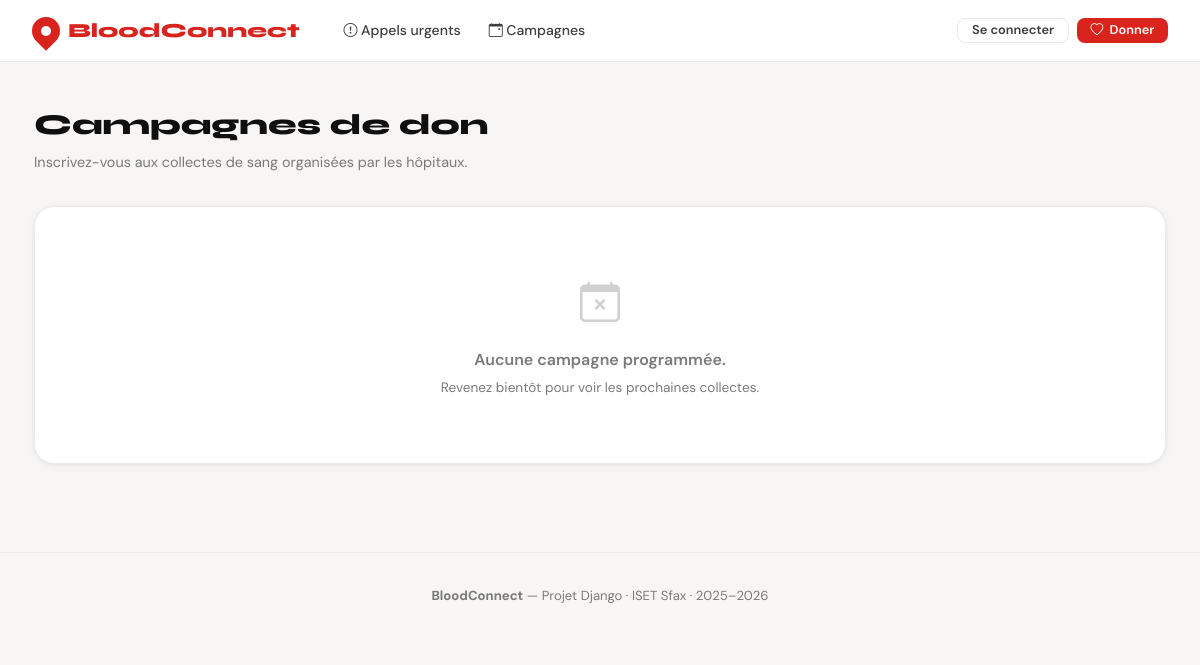
Page /campaigns/ on the earlier database version.
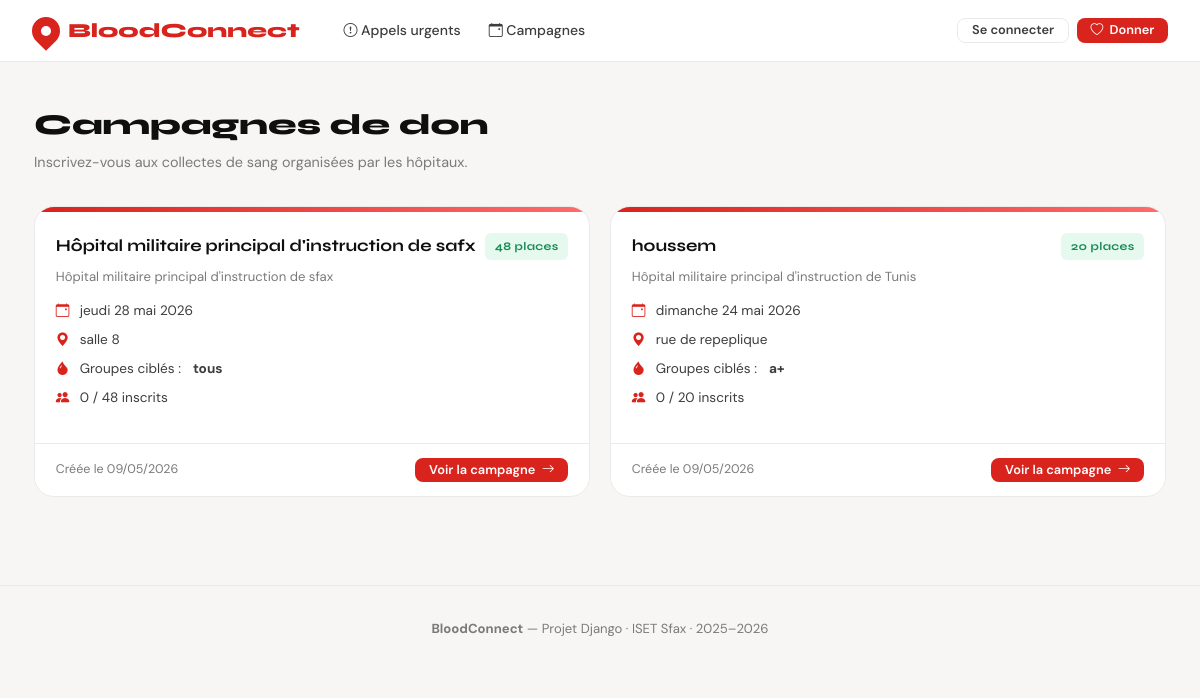
Same page on the later database version.
### campaigns/models.py (models this page shows, shortened)
class Campagne(models.Model):
    hopital = models.ForeignKey(Hopital, on_delete=models.CASCADE, related_name='campagnes')
    nom = models.CharField(max_length=200)
    date = models.DateField()
    lieu = models.CharField(max_length=300)
    groupes_cibles = models.CharField(max_length=100, help_text='Ex: A+, O-, B+')
    capacite_totale = models.PositiveIntegerField()
    description = models.TextField(blank=True)
    date_creation = models.DateTimeField(auto_now_add=True)
    @property
    def places_restantes(self):
        return self.capacite_totale - self.inscriptions.count()
    @property
    def est_complete(self):
        return self.places_restantes <= 0

### accounts/models.py (models this page shows, shortened)
class Hopital(models.Model):
    user = models.OneToOneField(User, on_delete=models.CASCADE, related_name='hopital')
    nom = models.CharField(max_length=200)
    adresse = models.CharField(max_length=300)
    ville = models.CharField(max_length=100)
    telephone = models.CharField(max_length=20, blank=True)
    numero_agrement = models.CharField(max_length=100, unique=True)
    valide = models.BooleanField(default=False)
    date_inscription = models.DateTimeField(auto_now_add=True)

### campaigns/views.py (the view)
# urls.py: path('', views.liste_campagnes, name='liste_campagnes'),
def liste_campagnes(request):
    campagnes = Campagne.objects.order_by('-date')
    return render(request, 'campaigns/liste_campagnes.html', {'campagnes': campagnes})

### templates/campaigns/liste_campagnes.html (shortened to what this page needs)
{% extends 'base.html' %}
{% block content %}
<div class="page-header fade-up">
  <div>
    <h1>Campagnes de don</h1>
    <p>Inscrivez-vous aux collectes de sang organisées par les hôpitaux.</p>
  </div>
</div>
{% if campagnes %}
  <div class="grid grid-2 fade-up-2">
    {% for campagne in campagnes %}
    <div class="campaign-card">
      <div class="campaign-card-accent"></div>
      <div class="campaign-card-body">
        <div style="display:flex; align-items:flex-start; justify-content:space-between; gap:.5rem;">
          <h3>{{ campagne.nom }}</h3>
          {% if campagne.est_complete %}
            <span class="badge badge-red">Complet</span>
          {% else %}
            <span class="badge badge-green">{{ campagne.places_restantes }} place{% if campagne.places_restantes != 1 %}s{% endif %}</span>
          {% endif %}
        </div>
        <div style="font-size:.82rem; color:var(--ink-light);">{{ campagne.hopital.nom }}</div>
        <div class="campaign-meta">
          <div class="campaign-meta-item">
            <i class="bi bi-calendar-event"></i>
            {{ campagne.date|date:"l d F Y" }}
          </div>
          <div class="campaign-meta-item">
            <i class="bi bi-geo-alt-fill"></i>
            {{ campagne.lieu }}
          </div>
          <div class="campaign-meta-item">
            <i class="bi bi-droplet-fill"></i>
            Groupes ciblés : <strong style="margin-left:.25rem;">{{ campagne.groupes_cibles }}</strong>
          </div>
          <div class="campaign-meta-item">
            <i class="bi bi-people-fill"></i>
            {{ campagne.inscriptions.count }} / {{ campagne.capacite_totale }} inscrits
          </div>
        </div>
      </div>
      <div class="campaign-card-footer">
        <span style="font-size:.78rem; color:var(--ink-light);">Créée le {{ campagne.date_creation|date:"d/m/Y" }}</span>
        <a href="{% url 'detail_campagne' campagne.pk %}" class="btn btn-primary btn-sm">
          Voir la campagne <i class="bi bi-arrow-right ms-1"></i>
        </a>
      </div>
    </div>
    {% endfor %}
  </div>
{% else %}
  <div class="card fade-up-2">
    <div class="empty-state" style="padding:4rem 1rem;">
      <i class="bi bi-calendar-x" style="color:var(--ink-light);"></i>
      <p style="font-size:1rem; font-weight:600;">Aucune campagne programmée.</p>
      <p style="font-size:.85rem; margin-top:.25rem;">Revenez bientôt pour voir les prochaines collectes.</p>
    </div>
  </div>
{% endif %}
{% endblock %}

### templates/base.html (shortened to what this page needs)
<!DOCTYPE html>
<html lang="fr">
<head>
  <link href="https://cdn.jsdelivr.net/npm/bootstrap-icons@1.11.0/font/bootstrap-icons.css" rel="stylesheet">
</head>
<body>
<nav class="bc-nav">
  <a href="/" class="bc-nav-brand">
    <span class="drop"></span>
    BloodConnect
  </a>
  <div class="bc-nav-links">
    <a href="{% url 'liste_demandes' %}"><i class="bi bi-exclamation-circle"></i> Appels urgents</a>
    <a href="{% url 'liste_campagnes' %}"><i class="bi bi-calendar-event"></i> Campagnes</a>
  </div>
  <div class="bc-nav-actions">
    {% if user.is_authenticated %}
      <a href="{% url 'dashboard' %}" class="btn btn-ghost btn-sm"><i class="bi bi-grid"></i> Dashboard</a>
      <a href="{% url 'logout' %}" class="btn btn-primary btn-sm"><i class="bi bi-box-arrow-right"></i> Déconnexion</a>
    {% else %}
      <a href="{% url 'login' %}" class="btn btn-ghost btn-sm">Se connecter</a>
      <a href="{% url 'register_donneur' %}" class="btn btn-primary btn-sm"><i class="bi bi-heart"></i> Donner</a>
    {% endif %}
  </div>
</nav>
<div class="bc-wrap">
  {% block content %}{% endblock %}
</div>
<footer class="bc-footer">
  <strong>BloodConnect</strong> — Projet Django · ISET Sfax · 2025–2026
</footer>
</body>
</html>

### templates/base.html (style rules this page uses)
:root { --red: #D9231D; --red-dark: #A81612; --red-soft: #FDF1F1; --ink: #0F0F0F; --ink-mid: #3D3D3D; --ink-light: #7A7A7A; --border: #EAEAEA; --surface: #FFFFFF; --bg: #F7F6F4; --success: #1A8C50; --warning: #C07A00; --radius: 12px; --radius-lg: 20px; --shadow-sm: 0 1px 4px rgba(0,0,0,.06), 0 2px 12px rgba(0,0,0,.04); --shadow: 0 4px 24px rgba(0,0,0,.08), 0 1px 4px rgba(0,0,0,.04); --font-display: 'Syne', sans-serif; --font-body: 'DM Sans', sans-serif; }
*, *::before, *::after { box-sizing: border-box; margin: 0; padding: 0; }
body { font-family: var(--font-body); background: var(--bg); color: var(--ink); font-size: 15px; line-height: 1.6; min-height: 100vh; }
.bc-nav { position: sticky; top: 0; z-index: 100; background: var(--surface); border-bottom: 1px solid var(--border); padding: 0 2rem; display: flex; align-items: center; height: 62px; gap: 2rem; backdrop-filter: blur(12px); }
.bc-nav-brand { font-family: var(--font-display); font-weight: 800; font-size: 1.25rem; color: var(--red); text-decoration: none; display: flex; align-items: center; gap: .5rem; flex-shrink: 0; }
.bc-nav-brand .drop { width: 28px; height: 28px; background: var(--red); border-radius: 50% 50% 50% 0; transform: rotate(-45deg); display: flex; align-items: center; justify-content: center; }
.bc-nav-brand .drop::after { content: ''; width: 10px; height: 10px; background: white; border-radius: 50%; }
.bc-nav-links { display: flex; align-items: center; gap: .25rem; flex: 1; }
.bc-nav-links a { font-size: .875rem; font-weight: 500; color: var(--ink-mid); text-decoration: none; padding: .4rem .75rem; border-radius: 8px; transition: all .15s; }
.bc-nav-actions { display: flex; gap: .5rem; margin-left: auto; }
.btn { font-family: var(--font-body); font-weight: 600; font-size: .875rem; border: none; cursor: pointer; display: inline-flex; align-items: center; gap: .4rem; border-radius: 8px; padding: .55rem 1.2rem; transition: all .15s; text-decoration: none; line-height: 1; }
.btn-primary { background: var(--red); color: white; }
.btn-ghost { background: transparent; color: var(--ink-mid); border: 1.5px solid var(--border); }
.btn-sm { padding: .35rem .85rem; font-size: .8rem; }
.bc-wrap { max-width: 1180px; margin: 0 auto; padding: 2.5rem 1.5rem; }
.badge { display: inline-flex; align-items: center; font-size: .72rem; font-weight: 700; font-family: var(--font-display); padding: .25rem .6rem; border-radius: 6px; letter-spacing: .03em; }
.badge-green { background: #E6F9EF; color: var(--success); }
.page-header { display: flex; align-items: center; justify-content: space-between; margin-bottom: 2rem; flex-wrap: wrap; gap: 1rem; }
.page-header h1 { font-family: var(--font-display); font-size: 1.8rem; font-weight: 800; }
.page-header p { color: var(--ink-light); font-size: .9rem; margin-top: .2rem; }
.bc-footer { text-align: center; padding: 2rem 1rem; border-top: 1px solid var(--border); color: var(--ink-light); font-size: .82rem; margin-top: 3rem; }
.grid { display: grid; gap: 1.25rem; }
.grid-2 { grid-template-columns: repeat(2, 1fr); }
.fade-up { animation: fadeUp .4s ease both; }
.fade-up-2 { animation: fadeUp .4s .1s ease both; }

### templates/campaigns/liste_campagnes.html (style rules this page uses)
.campaign-card { background: var(--surface); border: 1px solid var(--border); border-radius: var(--radius-lg); overflow: hidden; transition: box-shadow .2s, transform .2s; height: 100%; }
.campaign-card-accent { height: 5px; background: linear-gradient(90deg, var(--red), #FF6B6B); }
.campaign-card-body { padding: 1.3rem; }
.campaign-card-body h3 { font-family: var(--font-display); font-size: 1.05rem; font-weight: 700; margin-bottom: .35rem; }
.campaign-meta { display: flex; flex-direction: column; gap: .45rem; margin: .85rem 0; }
.campaign-meta-item { display: flex; align-items: center; gap: .5rem; font-size: .85rem; color: var(--ink-mid); }
.campaign-meta-item i { color: var(--red); width: 16px; flex-shrink: 0; }
.campaign-card-footer { padding: .85rem 1.3rem; border-top: 1px solid var(--border); display: flex; align-items: center; justify-content: space-between; gap:.5rem; }

Differences in the rows shown:
added Campagne: nom "Hôpital militaire principal d'instruction de safx", places_restantes "48", hopital.nom "Hôpital militaire principal d'instruction de sfax", date "jeudi 28 mai 2026", lieu "salle 8", groupes_cibles "tous", inscriptions.count "0", capacite_totale "48", date_creation "09/05/2026"
added Campagne: nom "houssem", places_restantes "20", hopital.nom "Hôpital militaire principal d'instruction de Tunis", date "dimanche 24 mai 2026", lieu "rue de repeplique", groupes_cibles "a+", inscriptions.count "0", capacite_totale "20", date_creation "09/05/2026"
Other differences:
text no longer shown: "Aucune campagne programmée. Revenez bientôt pour voir les prochaines collectes."
